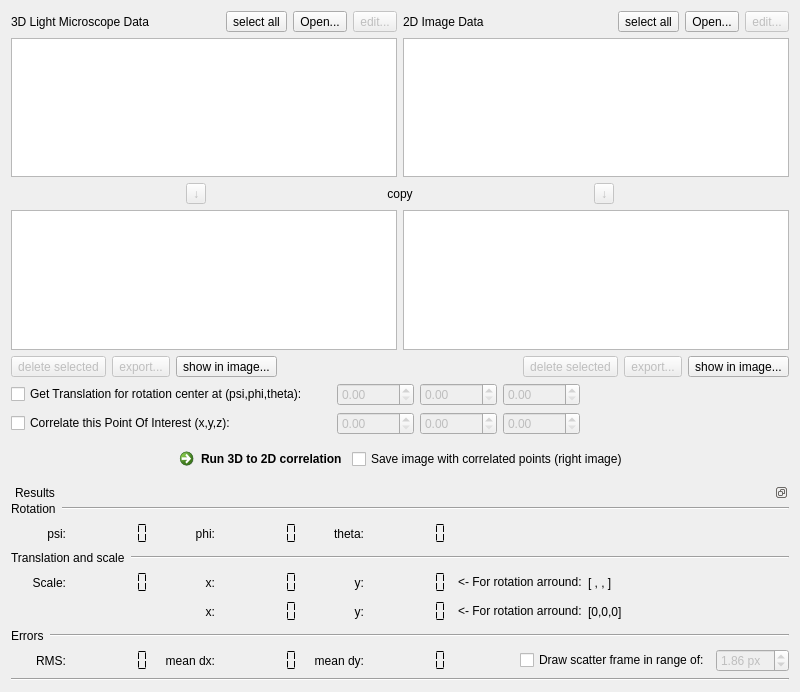
<?xml version="1.0" encoding="UTF-8"?>
<ui version="4.0">
 <class>SortDatasets</class>
 <widget class="QWidget" name="SortDatasets">
  <property name="geometry">
   <rect>
    <x>0</x>
    <y>0</y>
    <width>800</width>
    <height>692</height>
   </rect>
  </property>
  <property name="windowTitle">
   <string>Sort Datasets</string>
  </property>
  <property name="windowIcon">
   <iconset resource="icons.qrc">
    <normaloff>:/ico/icons/mpi.png</normaloff>:/ico/icons/mpi.png</iconset>
  </property>
  <layout class="QVBoxLayout" name="verticalLayout_2">
   <item>
    <layout class="QHBoxLayout" name="Labels">
     <item>
      <widget class="QLabel" name="label_left">
       <property name="text">
        <string>3D Light Microscope Data</string>
       </property>
      </widget>
     </item>
     <item>
      <widget class="QToolButton" name="toolButton_selectall_left">
       <property name="text">
        <string>select all</string>
       </property>
      </widget>
     </item>
     <item>
      <widget class="QToolButton" name="toolButton_open_left">
       <property name="text">
        <string>Open...</string>
       </property>
      </widget>
     </item>
     <item>
      <widget class="QToolButton" name="toolButton_edit_left">
       <property name="enabled">
        <bool>false</bool>
       </property>
       <property name="text">
        <string>edit...</string>
       </property>
      </widget>
     </item>
     <item>
      <widget class="QLabel" name="label_right">
       <property name="text">
        <string>2D Image Data</string>
       </property>
      </widget>
     </item>
     <item>
      <widget class="QToolButton" name="toolButton_selectall_right">
       <property name="text">
        <string>select all</string>
       </property>
      </widget>
     </item>
     <item>
      <widget class="QToolButton" name="toolButton_open_right">
       <property name="text">
        <string>Open...</string>
       </property>
      </widget>
     </item>
     <item>
      <widget class="QToolButton" name="toolButton_edit_right">
       <property name="enabled">
        <bool>false</bool>
       </property>
       <property name="text">
        <string>edit...</string>
       </property>
      </widget>
     </item>
    </layout>
   </item>
   <item>
    <layout class="QHBoxLayout" name="horizontalLayout">
     <item>
      <widget class="QTableView" name="tableView_left">
       <property name="editTriggers">
        <set>QAbstractItemView::NoEditTriggers</set>
       </property>
       <property name="selectionBehavior">
        <enum>QAbstractItemView::SelectRows</enum>
       </property>
      </widget>
     </item>
     <item>
      <widget class="QTableView" name="tableView_right">
       <property name="editTriggers">
        <set>QAbstractItemView::NoEditTriggers</set>
       </property>
       <property name="selectionBehavior">
        <enum>QAbstractItemView::SelectRows</enum>
       </property>
      </widget>
     </item>
    </layout>
   </item>
   <item>
    <layout class="QHBoxLayout" name="horizontalLayout_3">
     <item>
      <spacer name="horizontalSpacer">
       <property name="orientation">
        <enum>Qt::Horizontal</enum>
       </property>
       <property name="sizeHint" stdset="0">
        <size>
         <width>40</width>
         <height>20</height>
        </size>
       </property>
      </spacer>
     </item>
     <item>
      <widget class="QToolButton" name="toolButton_copy_left">
       <property name="enabled">
        <bool>false</bool>
       </property>
       <property name="text">
        <string>↓</string>
       </property>
      </widget>
     </item>
     <item>
      <spacer name="horizontalSpacer_4">
       <property name="orientation">
        <enum>Qt::Horizontal</enum>
       </property>
       <property name="sizeHint" stdset="0">
        <size>
         <width>40</width>
         <height>20</height>
        </size>
       </property>
      </spacer>
     </item>
     <item alignment="Qt::AlignHCenter">
      <widget class="QLabel" name="label">
       <property name="text">
        <string>copy</string>
       </property>
       <property name="alignment">
        <set>Qt::AlignCenter</set>
       </property>
      </widget>
     </item>
     <item>
      <spacer name="horizontalSpacer_5">
       <property name="orientation">
        <enum>Qt::Horizontal</enum>
       </property>
       <property name="sizeHint" stdset="0">
        <size>
         <width>40</width>
         <height>20</height>
        </size>
       </property>
      </spacer>
     </item>
     <item>
      <widget class="QToolButton" name="toolButton_copy_right">
       <property name="enabled">
        <bool>false</bool>
       </property>
       <property name="sizePolicy">
        <sizepolicy hsizetype="Fixed" vsizetype="Fixed">
         <horstretch>0</horstretch>
         <verstretch>0</verstretch>
        </sizepolicy>
       </property>
       <property name="layoutDirection">
        <enum>Qt::LeftToRight</enum>
       </property>
       <property name="text">
        <string>↓</string>
       </property>
      </widget>
     </item>
     <item>
      <spacer name="horizontalSpacer_3">
       <property name="orientation">
        <enum>Qt::Horizontal</enum>
       </property>
       <property name="sizeHint" stdset="0">
        <size>
         <width>40</width>
         <height>20</height>
        </size>
       </property>
      </spacer>
     </item>
    </layout>
   </item>
   <item>
    <layout class="QHBoxLayout" name="horizontalLayout_2">
     <item>
      <widget class="QTableView" name="tableView_left_sort">
       <property name="editTriggers">
        <set>QAbstractItemView::NoEditTriggers</set>
       </property>
       <property name="selectionBehavior">
        <enum>QAbstractItemView::SelectRows</enum>
       </property>
      </widget>
     </item>
     <item>
      <widget class="QTableView" name="tableView_right_sort">
       <property name="editTriggers">
        <set>QAbstractItemView::NoEditTriggers</set>
       </property>
       <property name="selectionBehavior">
        <enum>QAbstractItemView::SelectRows</enum>
       </property>
      </widget>
     </item>
    </layout>
   </item>
   <item>
    <layout class="QHBoxLayout" name="horizontalLayout_5">
     <item>
      <layout class="QHBoxLayout" name="horizontalLayout_4">
       <item>
        <widget class="QToolButton" name="toolButton_delsel_left">
         <property name="enabled">
          <bool>false</bool>
         </property>
         <property name="text">
          <string>delete selected</string>
         </property>
        </widget>
       </item>
       <item>
        <widget class="QToolButton" name="toolButton_export_left">
         <property name="enabled">
          <bool>false</bool>
         </property>
         <property name="text">
          <string>export...</string>
         </property>
        </widget>
       </item>
       <item>
        <widget class="QToolButton" name="toolButton_showimg_left">
         <property name="enabled">
          <bool>true</bool>
         </property>
         <property name="text">
          <string>show in image...</string>
         </property>
        </widget>
       </item>
      </layout>
     </item>
     <item>
      <spacer name="horizontalSpacer_2">
       <property name="orientation">
        <enum>Qt::Horizontal</enum>
       </property>
       <property name="sizeHint" stdset="0">
        <size>
         <width>40</width>
         <height>20</height>
        </size>
       </property>
      </spacer>
     </item>
     <item>
      <layout class="QHBoxLayout" name="horizontalLayout_6">
       <item>
        <widget class="QToolButton" name="toolButton_delsel_right">
         <property name="enabled">
          <bool>false</bool>
         </property>
         <property name="text">
          <string>delete selected</string>
         </property>
        </widget>
       </item>
       <item>
        <widget class="QToolButton" name="toolButton_export_right">
         <property name="enabled">
          <bool>false</bool>
         </property>
         <property name="text">
          <string>export...</string>
         </property>
        </widget>
       </item>
       <item>
        <widget class="QToolButton" name="toolButton_showimg_right">
         <property name="enabled">
          <bool>true</bool>
         </property>
         <property name="text">
          <string>show in image...</string>
         </property>
        </widget>
       </item>
      </layout>
     </item>
    </layout>
   </item>
   <item>
    <layout class="QHBoxLayout" name="horizontalLayout_11">
     <item>
      <widget class="QCheckBox" name="checkBox_rotcenter">
       <property name="minimumSize">
        <size>
         <width>320</width>
         <height>0</height>
        </size>
       </property>
       <property name="text">
        <string>Get Translation for rotation center at (psi,phi,theta):</string>
       </property>
      </widget>
     </item>
     <item>
      <widget class="QDoubleSpinBox" name="doubleSpinBox_psi">
       <property name="enabled">
        <bool>false</bool>
       </property>
       <property name="maximum">
        <double>99999.990000000005239</double>
       </property>
      </widget>
     </item>
     <item>
      <widget class="QDoubleSpinBox" name="doubleSpinBox_phi">
       <property name="enabled">
        <bool>false</bool>
       </property>
       <property name="maximum">
        <double>99999.990000000005239</double>
       </property>
      </widget>
     </item>
     <item>
      <widget class="QDoubleSpinBox" name="doubleSpinBox_theta">
       <property name="enabled">
        <bool>false</bool>
       </property>
       <property name="maximum">
        <double>99999.990000000005239</double>
       </property>
      </widget>
     </item>
     <item>
      <spacer name="horizontalSpacer_11">
       <property name="orientation">
        <enum>Qt::Horizontal</enum>
       </property>
       <property name="sizeHint" stdset="0">
        <size>
         <width>40</width>
         <height>20</height>
        </size>
       </property>
      </spacer>
     </item>
    </layout>
   </item>
   <item>
    <layout class="QHBoxLayout" name="horizontalLayout_15">
     <item>
      <widget class="QCheckBox" name="checkBox_poi">
       <property name="minimumSize">
        <size>
         <width>320</width>
         <height>0</height>
        </size>
       </property>
       <property name="text">
        <string>Correlate this Point Of Interest (x,y,z):</string>
       </property>
      </widget>
     </item>
     <item>
      <widget class="QDoubleSpinBox" name="doubleSpinBox_poi_x">
       <property name="enabled">
        <bool>false</bool>
       </property>
       <property name="maximum">
        <double>99999.990000000005239</double>
       </property>
      </widget>
     </item>
     <item>
      <widget class="QDoubleSpinBox" name="doubleSpinBox_poi_y">
       <property name="enabled">
        <bool>false</bool>
       </property>
       <property name="maximum">
        <double>99999.990000000005239</double>
       </property>
      </widget>
     </item>
     <item>
      <widget class="QDoubleSpinBox" name="doubleSpinBox_poi_z">
       <property name="enabled">
        <bool>false</bool>
       </property>
       <property name="maximum">
        <double>99999.990000000005239</double>
       </property>
      </widget>
     </item>
     <item>
      <spacer name="horizontalSpacer_12">
       <property name="orientation">
        <enum>Qt::Horizontal</enum>
       </property>
       <property name="sizeHint" stdset="0">
        <size>
         <width>40</width>
         <height>20</height>
        </size>
       </property>
      </spacer>
     </item>
    </layout>
   </item>
   <item>
    <layout class="QHBoxLayout" name="horizontalLayout_7">
     <item>
      <spacer name="horizontalSpacer_7">
       <property name="orientation">
        <enum>Qt::Horizontal</enum>
       </property>
       <property name="sizeHint" stdset="0">
        <size>
         <width>40</width>
         <height>20</height>
        </size>
       </property>
      </spacer>
     </item>
     <item>
      <widget class="QCommandLinkButton" name="Button_correlate">
       <property name="text">
        <string>Run 3D to 2D correlation</string>
       </property>
      </widget>
     </item>
     <item>
      <widget class="QCheckBox" name="checkBox_saveimage">
       <property name="text">
        <string>Save image with correlated points (right image)</string>
       </property>
       <property name="checked">
        <bool>false</bool>
       </property>
      </widget>
     </item>
     <item>
      <spacer name="horizontalSpacer_6">
       <property name="orientation">
        <enum>Qt::Horizontal</enum>
       </property>
       <property name="sizeHint" stdset="0">
        <size>
         <width>40</width>
         <height>20</height>
        </size>
       </property>
      </spacer>
     </item>
    </layout>
   </item>
   <item>
    <widget class="QDockWidget" name="dockWidget_results">
     <property name="enabled">
      <bool>true</bool>
     </property>
     <property name="floating">
      <bool>true</bool>
     </property>
     <property name="features">
      <set>QDockWidget::DockWidgetFloatable|QDockWidget::DockWidgetMovable</set>
     </property>
     <property name="windowTitle">
      <string>Results</string>
     </property>
     <widget class="QWidget" name="dockWidgetContents">
      <layout class="QVBoxLayout" name="verticalLayout_3" stretch="0,0,0,0,0,0,0,0">
       <property name="sizeConstraint">
        <enum>QLayout::SetDefaultConstraint</enum>
       </property>
       <property name="margin">
        <number>0</number>
       </property>
       <item>
        <layout class="QHBoxLayout" name="horizontalLayout_9" stretch="0,1">
         <property name="bottomMargin">
          <number>0</number>
         </property>
         <item>
          <widget class="QLabel" name="label_5">
           <property name="text">
            <string>Rotation</string>
           </property>
          </widget>
         </item>
         <item>
          <widget class="Line" name="line">
           <property name="orientation">
            <enum>Qt::Horizontal</enum>
           </property>
          </widget>
         </item>
        </layout>
       </item>
       <item>
        <layout class="QHBoxLayout" name="horizontalLayout_8">
         <property name="sizeConstraint">
          <enum>QLayout::SetDefaultConstraint</enum>
         </property>
         <item>
          <widget class="QLabel" name="label_2">
           <property name="minimumSize">
            <size>
             <width>55</width>
             <height>0</height>
            </size>
           </property>
           <property name="maximumSize">
            <size>
             <width>16777215</width>
             <height>16777215</height>
            </size>
           </property>
           <property name="text">
            <string>psi:</string>
           </property>
           <property name="alignment">
            <set>Qt::AlignRight|Qt::AlignTrailing|Qt::AlignVCenter</set>
           </property>
          </widget>
         </item>
         <item>
          <widget class="QLCDNumber" name="lcdNumber_psi">
           <property name="maximumSize">
            <size>
             <width>16777215</width>
             <height>16777215</height>
            </size>
           </property>
           <property name="frameShape">
            <enum>QFrame::NoFrame</enum>
           </property>
           <property name="frameShadow">
            <enum>QFrame::Raised</enum>
           </property>
           <property name="numDigits">
            <number>7</number>
           </property>
           <property name="segmentStyle">
            <enum>QLCDNumber::Flat</enum>
           </property>
          </widget>
         </item>
         <item>
          <widget class="QLabel" name="label_3">
           <property name="minimumSize">
            <size>
             <width>55</width>
             <height>0</height>
            </size>
           </property>
           <property name="maximumSize">
            <size>
             <width>16777215</width>
             <height>16777215</height>
            </size>
           </property>
           <property name="text">
            <string>phi:</string>
           </property>
           <property name="alignment">
            <set>Qt::AlignRight|Qt::AlignTrailing|Qt::AlignVCenter</set>
           </property>
          </widget>
         </item>
         <item>
          <widget class="QLCDNumber" name="lcdNumber_phi">
           <property name="maximumSize">
            <size>
             <width>16777215</width>
             <height>16777215</height>
            </size>
           </property>
           <property name="frameShape">
            <enum>QFrame::NoFrame</enum>
           </property>
           <property name="numDigits">
            <number>7</number>
           </property>
           <property name="segmentStyle">
            <enum>QLCDNumber::Flat</enum>
           </property>
          </widget>
         </item>
         <item>
          <widget class="QLabel" name="label_4">
           <property name="minimumSize">
            <size>
             <width>55</width>
             <height>0</height>
            </size>
           </property>
           <property name="maximumSize">
            <size>
             <width>16777215</width>
             <height>16777215</height>
            </size>
           </property>
           <property name="text">
            <string>theta:</string>
           </property>
           <property name="alignment">
            <set>Qt::AlignRight|Qt::AlignTrailing|Qt::AlignVCenter</set>
           </property>
          </widget>
         </item>
         <item>
          <widget class="QLCDNumber" name="lcdNumber_theta">
           <property name="maximumSize">
            <size>
             <width>16777215</width>
             <height>16777215</height>
            </size>
           </property>
           <property name="frameShape">
            <enum>QFrame::NoFrame</enum>
           </property>
           <property name="numDigits">
            <number>7</number>
           </property>
           <property name="segmentStyle">
            <enum>QLCDNumber::Flat</enum>
           </property>
          </widget>
         </item>
         <item>
          <spacer name="horizontalSpacer_8">
           <property name="orientation">
            <enum>Qt::Horizontal</enum>
           </property>
           <property name="sizeHint" stdset="0">
            <size>
             <width>40</width>
             <height>20</height>
            </size>
           </property>
          </spacer>
         </item>
        </layout>
       </item>
       <item>
        <layout class="QHBoxLayout" name="horizontalLayout_10" stretch="0,1">
         <item>
          <widget class="QLabel" name="label_6">
           <property name="text">
            <string>Translation and scale</string>
           </property>
          </widget>
         </item>
         <item>
          <widget class="Line" name="line_2">
           <property name="orientation">
            <enum>Qt::Horizontal</enum>
           </property>
          </widget>
         </item>
        </layout>
       </item>
       <item>
        <layout class="QGridLayout" name="gridLayout">
         <item row="0" column="2">
          <widget class="QLabel" name="label_7">
           <property name="minimumSize">
            <size>
             <width>55</width>
             <height>0</height>
            </size>
           </property>
           <property name="text">
            <string>x:</string>
           </property>
           <property name="alignment">
            <set>Qt::AlignRight|Qt::AlignTrailing|Qt::AlignVCenter</set>
           </property>
          </widget>
         </item>
         <item row="0" column="7">
          <widget class="QLabel" name="label_rotcenter">
           <property name="text">
            <string>[ , , ]</string>
           </property>
          </widget>
         </item>
         <item row="0" column="5">
          <widget class="QLCDNumber" name="lcdNumber_transyRotCenter">
           <property name="frameShape">
            <enum>QFrame::NoFrame</enum>
           </property>
           <property name="numDigits">
            <number>7</number>
           </property>
           <property name="segmentStyle">
            <enum>QLCDNumber::Flat</enum>
           </property>
          </widget>
         </item>
         <item row="0" column="3">
          <widget class="QLCDNumber" name="lcdNumber_transxRotCenter">
           <property name="frameShape">
            <enum>QFrame::NoFrame</enum>
           </property>
           <property name="numDigits">
            <number>7</number>
           </property>
           <property name="segmentStyle">
            <enum>QLCDNumber::Flat</enum>
           </property>
          </widget>
         </item>
         <item row="0" column="0">
          <widget class="QLabel" name="label_13">
           <property name="minimumSize">
            <size>
             <width>55</width>
             <height>0</height>
            </size>
           </property>
           <property name="text">
            <string>Scale:</string>
           </property>
           <property name="alignment">
            <set>Qt::AlignRight|Qt::AlignTrailing|Qt::AlignVCenter</set>
           </property>
          </widget>
         </item>
         <item row="0" column="1">
          <widget class="QLCDNumber" name="lcdNumber_scale">
           <property name="frameShape">
            <enum>QFrame::NoFrame</enum>
           </property>
           <property name="numDigits">
            <number>7</number>
           </property>
           <property name="segmentStyle">
            <enum>QLCDNumber::Flat</enum>
           </property>
          </widget>
         </item>
         <item row="0" column="4">
          <widget class="QLabel" name="label_8">
           <property name="minimumSize">
            <size>
             <width>55</width>
             <height>0</height>
            </size>
           </property>
           <property name="text">
            <string>y:</string>
           </property>
           <property name="alignment">
            <set>Qt::AlignRight|Qt::AlignTrailing|Qt::AlignVCenter</set>
           </property>
          </widget>
         </item>
         <item row="0" column="8">
          <spacer name="horizontalSpacer_9">
           <property name="orientation">
            <enum>Qt::Horizontal</enum>
           </property>
           <property name="sizeHint" stdset="0">
            <size>
             <width>40</width>
             <height>20</height>
            </size>
           </property>
          </spacer>
         </item>
         <item row="0" column="6">
          <widget class="QLabel" name="label_14">
           <property name="text">
            <string>&lt;- For rotation arround:</string>
           </property>
          </widget>
         </item>
         <item row="1" column="2">
          <widget class="QLabel" name="label_16">
           <property name="text">
            <string>x:</string>
           </property>
           <property name="alignment">
            <set>Qt::AlignRight|Qt::AlignTrailing|Qt::AlignVCenter</set>
           </property>
          </widget>
         </item>
         <item row="1" column="3">
          <widget class="QLCDNumber" name="lcdNumber_transx">
           <property name="frameShape">
            <enum>QFrame::NoFrame</enum>
           </property>
           <property name="numDigits">
            <number>7</number>
           </property>
           <property name="segmentStyle">
            <enum>QLCDNumber::Flat</enum>
           </property>
          </widget>
         </item>
         <item row="1" column="5">
          <widget class="QLCDNumber" name="lcdNumber_transy">
           <property name="frameShape">
            <enum>QFrame::NoFrame</enum>
           </property>
           <property name="numDigits">
            <number>7</number>
           </property>
           <property name="segmentStyle">
            <enum>QLCDNumber::Flat</enum>
           </property>
          </widget>
         </item>
         <item row="1" column="4">
          <widget class="QLabel" name="label_17">
           <property name="text">
            <string>y:</string>
           </property>
           <property name="alignment">
            <set>Qt::AlignRight|Qt::AlignTrailing|Qt::AlignVCenter</set>
           </property>
          </widget>
         </item>
         <item row="1" column="6">
          <widget class="QLabel" name="label_18">
           <property name="text">
            <string>&lt;- For rotation arround:</string>
           </property>
          </widget>
         </item>
         <item row="1" column="7">
          <widget class="QLabel" name="label_19">
           <property name="text">
            <string>[0,0,0]</string>
           </property>
          </widget>
         </item>
        </layout>
       </item>
       <item>
        <layout class="QHBoxLayout" name="horizontalLayout_12" stretch="0,1">
         <item>
          <widget class="QLabel" name="label_9">
           <property name="text">
            <string>Errors</string>
           </property>
          </widget>
         </item>
         <item>
          <widget class="Line" name="line_3">
           <property name="orientation">
            <enum>Qt::Horizontal</enum>
           </property>
          </widget>
         </item>
        </layout>
       </item>
       <item>
        <layout class="QHBoxLayout" name="horizontalLayout_13">
         <item>
          <widget class="QLabel" name="label_10">
           <property name="minimumSize">
            <size>
             <width>55</width>
             <height>0</height>
            </size>
           </property>
           <property name="text">
            <string>RMS:</string>
           </property>
           <property name="alignment">
            <set>Qt::AlignRight|Qt::AlignTrailing|Qt::AlignVCenter</set>
           </property>
          </widget>
         </item>
         <item>
          <widget class="QLCDNumber" name="lcdNumber_RMS">
           <property name="frameShape">
            <enum>QFrame::NoFrame</enum>
           </property>
           <property name="digitCount">
            <number>7</number>
           </property>
           <property name="segmentStyle">
            <enum>QLCDNumber::Flat</enum>
           </property>
          </widget>
         </item>
         <item>
          <widget class="QLabel" name="label_11">
           <property name="minimumSize">
            <size>
             <width>55</width>
             <height>0</height>
            </size>
           </property>
           <property name="text">
            <string>mean dx:</string>
           </property>
           <property name="alignment">
            <set>Qt::AlignRight|Qt::AlignTrailing|Qt::AlignVCenter</set>
           </property>
          </widget>
         </item>
         <item>
          <widget class="QLCDNumber" name="lcdNumber_meandx">
           <property name="frameShape">
            <enum>QFrame::NoFrame</enum>
           </property>
           <property name="numDigits">
            <number>7</number>
           </property>
           <property name="segmentStyle">
            <enum>QLCDNumber::Flat</enum>
           </property>
          </widget>
         </item>
         <item>
          <widget class="QLabel" name="label_12">
           <property name="minimumSize">
            <size>
             <width>55</width>
             <height>0</height>
            </size>
           </property>
           <property name="text">
            <string>mean dy:</string>
           </property>
           <property name="alignment">
            <set>Qt::AlignRight|Qt::AlignTrailing|Qt::AlignVCenter</set>
           </property>
          </widget>
         </item>
         <item>
          <widget class="QLCDNumber" name="lcdNumber_meandy">
           <property name="frameShape">
            <enum>QFrame::NoFrame</enum>
           </property>
           <property name="numDigits">
            <number>7</number>
           </property>
           <property name="segmentStyle">
            <enum>QLCDNumber::Flat</enum>
           </property>
          </widget>
         </item>
         <item>
          <spacer name="horizontalSpacer_10">
           <property name="orientation">
            <enum>Qt::Horizontal</enum>
           </property>
           <property name="sizeHint" stdset="0">
            <size>
             <width>40</width>
             <height>20</height>
            </size>
           </property>
          </spacer>
         </item>
         <item>
          <widget class="QCheckBox" name="checkBox_scattframe">
           <property name="text">
            <string>Draw scatter frame in range of:</string>
           </property>
          </widget>
         </item>
         <item>
          <widget class="QDoubleSpinBox" name="doubleSpinBox_scattframe">
           <property name="enabled">
            <bool>false</bool>
           </property>
           <property name="suffix">
            <string> px</string>
           </property>
           <property name="value">
            <double>1.860000000000000</double>
           </property>
          </widget>
         </item>
        </layout>
       </item>
       <item>
        <widget class="Line" name="line_4">
         <property name="orientation">
          <enum>Qt::Horizontal</enum>
         </property>
        </widget>
       </item>
       <item>
        <spacer name="verticalSpacer">
         <property name="orientation">
          <enum>Qt::Vertical</enum>
         </property>
         <property name="sizeHint" stdset="0">
          <size>
           <width>20</width>
           <height>40</height>
          </size>
         </property>
        </spacer>
       </item>
      </layout>
     </widget>
    </widget>
   </item>
  </layout>
 </widget>
 <resources>
  <include location="icons.qrc"/>
 </resources>
 <connections>
  <connection>
   <sender>tableView_left</sender>
   <signal>doubleClicked(QModelIndex)</signal>
   <receiver>toolButton_copy_left</receiver>
   <slot>click()</slot>
   <hints>
    <hint type="sourcelabel">
     <x>195</x>
     <y>123</y>
    </hint>
    <hint type="destinationlabel">
     <x>206</x>
     <y>159</y>
    </hint>
   </hints>
  </connection>
  <connection>
   <sender>tableView_right</sender>
   <signal>doubleClicked(QModelIndex)</signal>
   <receiver>toolButton_copy_right</receiver>
   <slot>click()</slot>
   <hints>
    <hint type="sourcelabel">
     <x>786</x>
     <y>123</y>
    </hint>
    <hint type="destinationlabel">
     <x>616</x>
     <y>159</y>
    </hint>
   </hints>
  </connection>
  <connection>
   <sender>tableView_left_sort</sender>
   <signal>doubleClicked(QModelIndex)</signal>
   <receiver>toolButton_delsel_left</receiver>
   <slot>click()</slot>
   <hints>
    <hint type="sourcelabel">
     <x>232</x>
     <y>249</y>
    </hint>
    <hint type="destinationlabel">
     <x>103</x>
     <y>283</y>
    </hint>
   </hints>
  </connection>
  <connection>
   <sender>tableView_right_sort</sender>
   <signal>doubleClicked(QModelIndex)</signal>
   <receiver>toolButton_delsel_right</receiver>
   <slot>click()</slot>
   <hints>
    <hint type="sourcelabel">
     <x>786</x>
     <y>249</y>
    </hint>
    <hint type="destinationlabel">
     <x>617</x>
     <y>283</y>
    </hint>
   </hints>
  </connection>
  <connection>
   <sender>toolButton_selectall_right</sender>
   <signal>clicked()</signal>
   <receiver>tableView_right</receiver>
   <slot>selectAll()</slot>
   <hints>
    <hint type="sourcelabel">
     <x>662</x>
     <y>29</y>
    </hint>
    <hint type="destinationlabel">
     <x>662</x>
     <y>58</y>
    </hint>
   </hints>
  </connection>
  <connection>
   <sender>toolButton_selectall_left</sender>
   <signal>clicked()</signal>
   <receiver>tableView_left</receiver>
   <slot>selectAll()</slot>
   <hints>
    <hint type="sourcelabel">
     <x>245</x>
     <y>20</y>
    </hint>
    <hint type="destinationlabel">
     <x>248</x>
     <y>48</y>
    </hint>
   </hints>
  </connection>
 </connections>
</ui>
